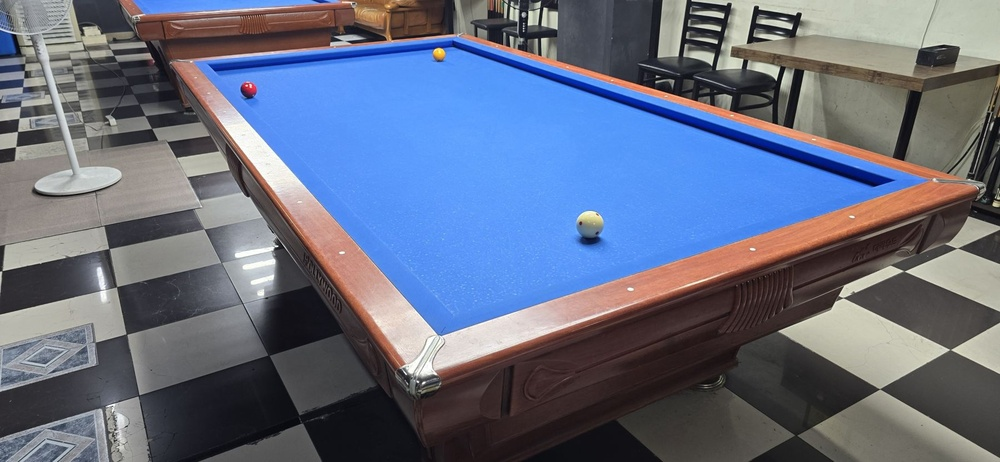
#> input picture examples/onebank/195020.jpg, 1000 x 462 px, shrunk from 1800 x 832 before the run
$ python -i table_detect.py   (imports and definitions only)
#> lines starting #> are read from the running program, lines starting #| are printed output that depends on the picture; after the words box and inside, x2 and y2 are one past the last pixel; in counts of white or black regions, pixels touching at a corner belong together
#> further down, picture is the input picture: shape (462, 1000, 3); mean B, G, R 130.3, 109.5, 101
### core/table.py
"""당구대 규격 · 좌표계 · 다이아몬드 번호↔좌표.

좌표계
    단위 : mm
    원점 : 쿠션 노즈(공이 닿는 면)의 좌하단 코너
    x    : 장축(가로), 0 ~ width
    y    : 단축(세로), 0 ~ height

두 개의 사각형 (⚠️ 매우 중요)
    쿠션 노즈 사각형 : 공이 실제로 튕기는 면.  width × height
    프레임 사각형    : 레일 위 흰 점(프레임 포인트)을 잇는 선.
                       노즈에서 바깥으로 frame_offset 만큼 떨어져 있다.

    파이브앤하프 계산·조준선은 전부 **프레임 포인트** 기준이다.
    공은 프레임 포인트를 보고 움직인다. 쿠션 노즈는 반사면일 뿐이다.

다이아몬드 인덱스
    장쿠션(bottom / top) : 0 = 왼쪽 코너 … 8 = 오른쪽 코너   (x 증가 방향)
    단쿠션(left / right) : 0 = 아래 코너 … 4 = 위 코너       (y 증가 방향)
    인덱스는 float 을 허용한다 (2.5 = 반다이아 위치).

규격 값은 data/table_medium.json 에서 읽는다. 코드에 하드코딩하지 않는다.
"""

from __future__ import annotations

import json
from dataclasses import dataclass
from pathlib import Path

DATA_DIR = Path(__file__).resolve().parent.parent / "data"
DEFAULT_TABLE_FILE = DATA_DIR / "table_medium.json"

BOTTOM = "bottom"
RIGHT = "right"
TOP = "top"
LEFT = "left"

RAILS = (BOTTOM, RIGHT, TOP, LEFT)
LONG_RAILS = (BOTTOM, TOP)
SHORT_RAILS = (LEFT, RIGHT)

# 각 레일의 바깥 방향 (쿠션 노즈 -> 프레임 포인트)
OUTWARD = {BOTTOM: (0.0, -1.0), TOP: (0.0, 1.0), LEFT: (-1.0, 0.0), RIGHT: (1.0, 0.0)}


@dataclass(frozen=True)
class Table:
    """쿠션 안쪽 규격과 다이아몬드 배치."""

    name: str
    width: float             # 장축 (mm) — 쿠션 노즈 기준
    height: float            # 단축 (mm) — 쿠션 노즈 기준
    long_divisions: int      # 장쿠션 등분 수
    short_divisions: int     # 단쿠션 등분 수
    ball_diameter: float     # mm
    frame_offset: float      # 쿠션 노즈 -> 프레임 포인트 수직거리 (mm)
    outer_width: float       # 당구대 전체 가로 (레일 바깥 끝, mm)
    outer_height: float      # 당구대 전체 세로 (mm)
    cushion_width: float     # 쿠션 노즈 -> 나무 레일 시작 (mm)

    # ---------------------------------------------------------------- 로딩

    @classmethod
    def load(cls, path: Path | str | None = None) -> "Table":
        path = Path(path) if path else DEFAULT_TABLE_FILE
        with open(path, encoding="utf-8") as f:
            raw = json.load(f)

        field = raw["playfield"]
        diamonds = raw["diamonds"]
        return cls(
            name=raw["name"],
            width=float(field["width"]),
            height=float(field["height"]),
            long_divisions=int(diamonds["long_rail_divisions"]),
            short_divisions=int(diamonds["short_rail_divisions"]),
            ball_diameter=float(raw["ball_diameter"]),
            frame_offset=float(raw["frame_offset"]),
            outer_width=float(raw["outer"]["width"]),
            outer_height=float(raw["outer"]["height"]),
            cushion_width=float(raw["cushion_width"]),
        )

    # ---------------------------------------------------------------- 사각형

    # [66 lines left out: functions rail_x, rail_y, rail_thickness, frame_size, divisions, cushion_position and 2 more, not called in this run]

    # ---------------------------------------------------------------- 영역

    def contains(self, x: float, y: float) -> bool:
        """플레이 영역(쿠션 안쪽) 안의 좌표인가."""
        return 0.0 <= x <= self.width and 0.0 <= y <= self.height

    # [6 lines left out: function clamp_ball_center, not called in this run]

### vision/table_detect.py
"""사진 → 당구대 4코너 → 원근보정(호모그래피) → 상단뷰.

로드맵 0.5단계. 지금은 정지 화면(캡처/동영상 스틸)만 다룬다.

절차
    1. 천 색으로 당구대 영역을 딴다
    2. 볼록껍질로 사람·큐대 가림을 메운다
    3. 그 경계에서 직선을 뽑아 장쿠션 2개 / 단쿠션 2개로 나눈다
    4. 양 끝 직선끼리 교차시켜 4코너를 구한다   ← 코너 근사보다 가림에 강하다
    5. 호모그래피로 2:1 직사각형으로 편다
    6. 편 그림에서 밝기 단차를 찾아 쿠션 날 안쪽 영역을 잘라낸다

튜닝값은 data/vision.json 에 있다. 코드에 숫자를 박지 않는다.
"""

from __future__ import annotations

import json
from dataclasses import dataclass
from pathlib import Path

import cv2
import numpy as np

DATA_DIR = Path(__file__).resolve().parent.parent / "data"
DEFAULT_CONFIG = DATA_DIR / "vision.json"


def load_config(path: Path | str | None = None) -> dict:
    with open(Path(path) if path else DEFAULT_CONFIG, encoding="utf-8") as f:
#> (reads data/vision.json from the repository)
        return json.load(f)


class TableNotFound(RuntimeError):
    """사진에서 당구대를 찾지 못했다."""


@dataclass
class TopView:
    """원근보정 결과."""

    image: np.ndarray                  # 쿠션 날 안쪽만 잘라낸 상단뷰
    full: np.ndarray                   # 천 바깥까지 포함한 상단뷰 (디버그용)
    quad: np.ndarray                   # 원본 사진에서의 4코너 (좌하,우하,우상,좌상)
    homography: np.ndarray             # 원본 → full 변환
    inset: tuple[int, int, int, int]   # full 안에서 잘라낸 위치 (좌,상,우,하)

    # [23 lines left out: functions size, aspect, to_mm, not called in this run]


# --------------------------------------------------------------------- 내부


def _cloth_mask(img: np.ndarray, cfg: dict) -> np.ndarray:
    hsv = cv2.cvtColor(img, cv2.COLOR_BGR2HSV)
#> hsv: shape (462, 1000, 3); mean H, S, V 70.7, 73.6, 141.4
    lo = tuple(cfg["cloth_hsv"]["lower"])
    hi = tuple(cfg["cloth_hsv"]["upper"])
    mask = cv2.inRange(hsv, lo, hi)
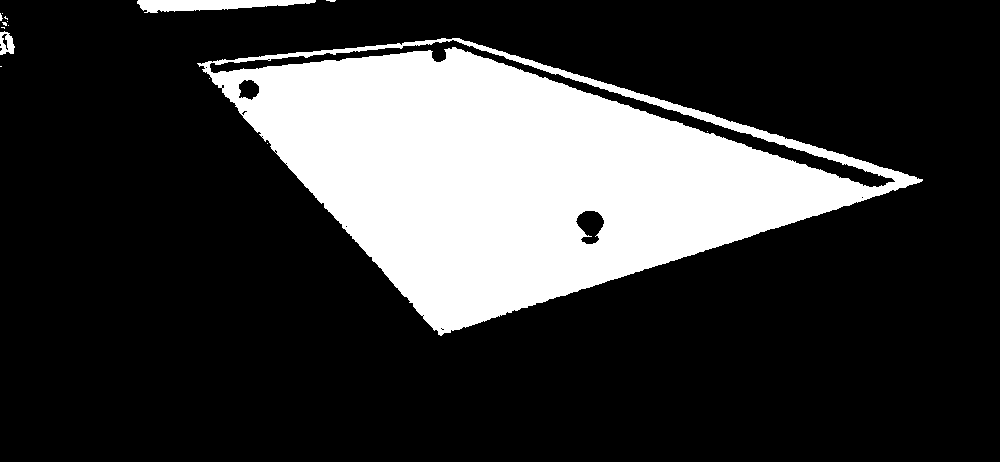
#> mask: shape (462, 1000); 22.6% white; 15 white regions (12 under 20 px), largest, box (x1, y1, x2, y2) and area: (197, 38, 923, 336) 102748, (137, 0, 316, 13) 1502, (0, 31, 15, 55) 234
    c = cfg["corner"]
    # ⚠️ OPEN 을 먼저 한다. CLOSE 를 먼저 하면 선수 옷(남색)이나 뒤쪽 당구대와
    #    가느다랗게 이어져 버리고, 그 뒤 OPEN 으로는 못 끊는다.
    mask = cv2.morphologyEx(mask, cv2.MORPH_OPEN,
                            np.ones((c["open_kernel"],) * 2, np.uint8))
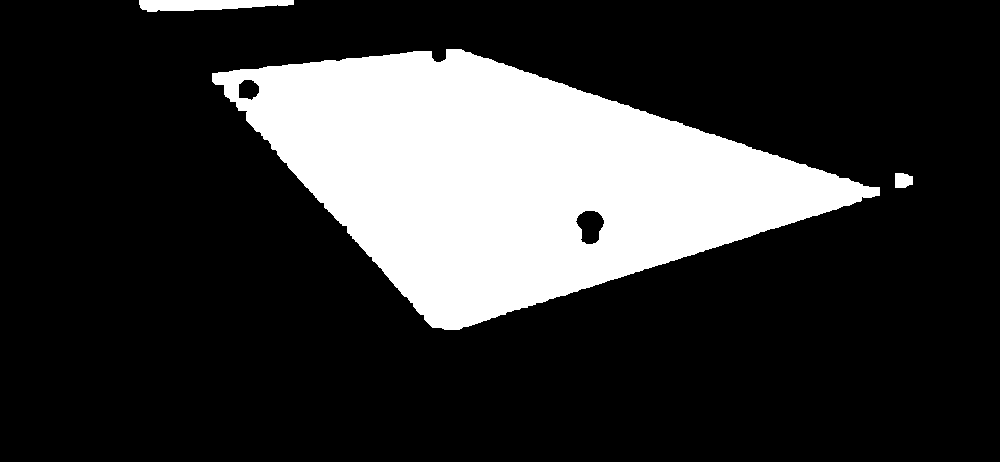
#> mask: shape (462, 1000); 21.5% white; 3 white regions, box (x1, y1, x2, y2) and area: (212, 49, 880, 330) 97625, (139, 0, 294, 12) 1391, (895, 173, 913, 188) 235
    mask = cv2.morphologyEx(mask, cv2.MORPH_CLOSE,
                            np.ones((c["close_kernel"],) * 2, np.uint8))
#> mask: shape (462, 1000); 21.5% white; 3 white regions
    return mask


# [26 lines left out: functions _line_of, _extreme_lines, _intersect, not called in this run]


def _rect_aspect(q, shape) -> float | None:
    """사진 속 사각형이 원래 직사각형이었다면 그 가로세로비가 얼마인가.

    ⚠️ 화면상 변 길이로 장쿠션을 고르면 안 된다. 비스듬히 가까이서 찍으면 먼 쪽
       장쿠션이 짜부라져 단쿠션보다 짧아 보인다 (2026-08-07 사진: 비율 1.00~1.10).
       그러면 당구대를 90도 눕혀서 펴게 되고 공이 타원이 된다.

    직사각형의 사진이라는 사실만으로 초점거리와 진짜 비를 풀 수 있다
    (Zhang & He, 2003). 주점은 화면 중앙, 픽셀은 정사각형이라고 본다.

    q  순환 순서 4점.  q0↔(0,0) q1↔(w,0) q2↔(w,h) q3↔(0,h)
    → q0→q1 변이 가로일 때의 가로/세로. 못 구하면 None.
    """
    u0, v0 = shape[1] / 2.0, shape[0] / 2.0
    m1 = np.array([q[0][0], q[0][1], 1.0])
    m2 = np.array([q[1][0], q[1][1], 1.0])
    m3 = np.array([q[3][0], q[3][1], 1.0])
    m4 = np.array([q[2][0], q[2][1], 1.0])

    d2 = np.dot(np.cross(m2, m4), m3)
    d3 = np.dot(np.cross(m3, m4), m2)
    if abs(d2) < 1e-9 or abs(d3) < 1e-9:
        return None
    k2 = np.dot(np.cross(m1, m4), m3) / d2
    k3 = np.dot(np.cross(m1, m4), m2) / d3
    n2 = k2 * m2 - m1
    n3 = k3 * m3 - m1

    den = n2[2] * n3[2]
    if abs(den) < 1e-12:
        return None
    f2 = -((n2[0] - n2[2] * u0) * (n3[0] - n3[2] * u0)
           + (n2[1] - n2[2] * v0) * (n3[1] - n3[2] * v0)) / den
    if not np.isfinite(f2) or f2 <= 1.0:
        return None

    inv = np.array([[1 / f2, 0, -u0 / f2],
                    [0, 1 / f2, -v0 / f2],
                    [-u0 / f2, -v0 / f2, (u0 * u0 + v0 * v0) / f2 + 1.0]])
    a = float(n2 @ inv @ n2)
    b = float(n3 @ inv @ n3)
    if a <= 0 or b <= 0:
        return None
    return float(np.sqrt(a / b))


def _order(pts: np.ndarray, shape=None) -> np.ndarray:
    """(좌하, 우하, 우상, 좌상) 순으로 정렬.

    ⚠️ 화면 사분면으로 나누면 안 된다. 당구대가 화면에서 많이 돌아가 있으면
       두 코너가 같은 사분면에 들어간다 (당구장 영상에서 드러난 문제).
       무게중심 기준 각도로 순환 정렬한 뒤, **긴 변**과 **카메라에 가까운 쪽**으로 정한다.
    """
    c = pts.mean(axis=0)
    order = np.argsort(np.arctan2(pts[:, 1] - c[1], pts[:, 0] - c[0]))
    p = pts[order]                                   # 네 점이 순환 순서로 정렬됨

    # 어느 변쌍이 장쿠션인가 — 원근을 되돌린 진짜 비로 정한다.
    long_pair = None
    if shape is not None:
        ratio = _rect_aspect(p, shape)
        if ratio is not None and (ratio > 1.35 or ratio < 0.74):
            long_pair = 0 if ratio > 1.0 else 1
    if long_pair is None:                            # 못 구하면 화면상 길이로 (예전 방식)
        side = [float(np.linalg.norm(p[(i + 1) % 4] - p[i])) for i in range(4)]
        long_pair = 0 if side[0] + side[2] >= side[1] + side[3] else 1
    cand = [long_pair, long_pair + 2]
    # 긴 변 둘 중 화면 아래쪽(카메라에 가까운) 것을 '하단 장쿠션'으로 본다
    base = cand[int(np.argmax([(p[i][1] + p[(i + 1) % 4][1]) / 2 for i in cand]))]

    # ⚠️ 나머지 두 코너를 '거리 가까운 순'으로 정하면 안 된다. 원근이 심하면
    #    먼 쪽이 짜부라져 좌상이 우하에 더 가까워지고, 사각형이 나비넥타이처럼
    #    꼬인다 (2026-08-07 사진 9장 중 6장이 이 때문에 버려졌다).
    #    이미 무게중심 기준 순환 순서(p)가 있으니 그 순서를 그대로 따라간다 —
    #    순환 순서를 따르면 스스로 교차하는 사각형이 나올 수 없다.
    if p[base][0] > p[(base + 1) % 4][0]:            # 아래 변의 왼쪽 끝이 좌하다
        idx = [(base + 1) % 4, base, (base + 3) % 4, (base + 2) % 4]
    else:
        idx = [base, (base + 1) % 4, (base + 2) % 4, (base + 3) % 4]
    return np.array([p[i] for i in idx], np.float32)        # 좌하, 우하, 우상, 좌상


# [81 lines left out: functions seam_to_nose, cushion_from_aspect, camera_position, not called in this run]


# 공 중심이 노즈 평면보다 얼마나 아래인가 (mm, 음수).
#   노즈(천 이음새) = 바닥에서 40mm (사용자 제공: 쿠션 높이)
#   공 중심        = 바닥에서 지름의 절반
PLANE_DROP = 30.75 - 40.0


# [13 lines left out: function drop_to_ball_plane, not called in this run]


def _roundness(img: np.ndarray, quad: np.ndarray, cfg: dict) -> float:
    """이 코너 순서로 펴면 공이 얼마나 동그랗게 나오나. 작을수록 좋다.

    ⚠️ 어느 변이 장쿠션인지 화면상 길이나 원근 복원으로 정하면 자주 틀린다.
       (2026-08-07 사진: 길이로는 0.34~2.93, 복원으로는 2.5·1.6 처럼 벗어남)
       추측하지 말고 **두 방향으로 다 펴보고 공 모양을 본다** — 장단이 뒤바뀌면
       공이 2:1 타원이 되므로 답이 바로 드러난다.
    """
    w = int(cfg["warp"]["width_px"])
    h = w // 2
    dst = np.array([[0, h], [w, h], [w, 0], [0, 0]], np.float32)
    m = cv2.getPerspectiveTransform(quad.astype(np.float32), dst)
    top = cv2.warpPerspective(img, m, (w, h))

    hsv = cv2.cvtColor(top, cv2.COLOR_BGR2HSV)
    cloth = cv2.inRange(hsv, tuple(cfg["cloth_hsv"]["lower"]),
                        tuple(cfg["cloth_hsv"]["upper"]))
    # 천 안쪽에서 천이 아닌 것 = 공. 쿠션·바깥은 천 영역을 채워서 한계 짓는다.
    inside = np.zeros_like(cloth)
    cnts, _ = cv2.findContours(cloth, cv2.RETR_EXTERNAL, cv2.CHAIN_APPROX_SIMPLE)
    if not cnts:
        return 9.9
    cv2.drawContours(inside, [max(cnts, key=cv2.contourArea)], -1, 255, -1)
    blobs = cv2.bitwise_and(cv2.bitwise_not(cloth), inside)
    blobs = cv2.morphologyEx(blobs, cv2.MORPH_OPEN, np.ones((3, 3), np.uint8))

    n, _lab, st, _c = cv2.connectedComponentsWithStats(blobs, 8)
    ball = w / 2448.0 * 61.5                          # 상단뷰에서 공 지름 (px)
    scores = []
    for i in range(1, n):
        bw, bh = int(st[i, cv2.CC_STAT_WIDTH]), int(st[i, cv2.CC_STAT_HEIGHT])
        area = int(st[i, cv2.CC_STAT_AREA])
        if not (ball * 0.4 <= bw <= ball * 3.5 and ball * 0.4 <= bh <= ball * 3.5):
            continue
        if area < ball * ball * 0.2:
            continue
        scores.append(abs(np.log(bw / max(bh, 1))))
    if not scores:
        return 9.9
    return float(np.median(sorted(scores)[:3]))       # 큰 것 몇 개만 (잡티 제외)


def find_corners(img: np.ndarray, cfg: dict) -> np.ndarray:
    """사진 → 당구대 4코너 (좌하, 우하, 우상, 좌상).

    당구장에는 당구대가 여러 대 있고, 대상 당구대가 화면 밖으로 잘리기도 한다.
    그래서 천 덩어리를 큰 것부터 몇 개 시도하고, **잘리지 않은** 것을 고른다.
    """
    mask = _cloth_mask(img, cfg)
    cnts, _ = cv2.findContours(mask, cv2.RETR_EXTERNAL, cv2.CHAIN_APPROX_SIMPLE)
#> cnts = 3 contours; box (x1, y1, x2, y2) and area: (212, 49, 880, 330) 97866, (139, 0, 294, 12) 1234, (895, 173, 913, 188) 206
    if not cnts:
        raise TableNotFound("천 색 영역을 못 찾았다 (data/vision.json 의 cloth_hsv 확인)")

    quads, reasons = _corner_candidates(img, mask, cnts, cfg)
    if quads:
        return quads[0]
    raise TableNotFound("쓸 만한 당구대를 못 찾았다 — " + " / ".join(reasons or ["후보 없음"]))


# [14 lines left out: function find_corners_all, not called in this run]


def _corner_candidates(img, mask, cnts, cfg) -> tuple[list[np.ndarray], list[str]]:
    quads, reasons = [], []
    for cnt in sorted(cnts, key=cv2.contourArea, reverse=True)[:3]:
        if cv2.contourArea(cnt) < mask.size * 0.02:
            break                                   # 너무 작으면 당구대가 아니다
        try:
            quad = _corners_of(cnt, mask, img.shape, cfg)
        except TableNotFound as e:
            reasons.append(str(e))
            continue
        quads.append(_pick_orientation(img, quad, cfg))
#> this loop made 2 passes
#> peri in _corners_of on pass 1: 1504.5
#> pass 1, in _roundness, `top = cv2.warpPerspective(img, m, (w, h))`:
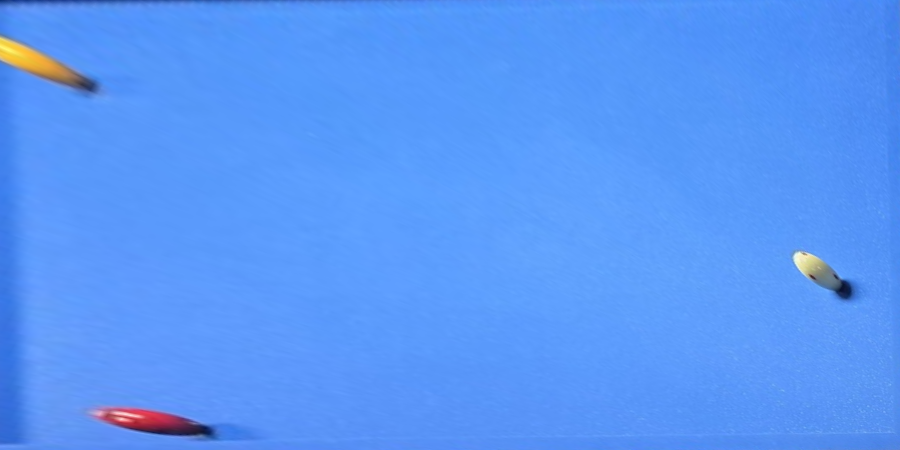
#> top: shape (450, 900, 3); mean B, G, R 247.8, 151.4, 89.2
#> pass 1, in _roundness, `cloth = cv2.inRange(hsv, tuple(cfg["cloth_hsv"]["lower"]), tuple(cfg["..`:
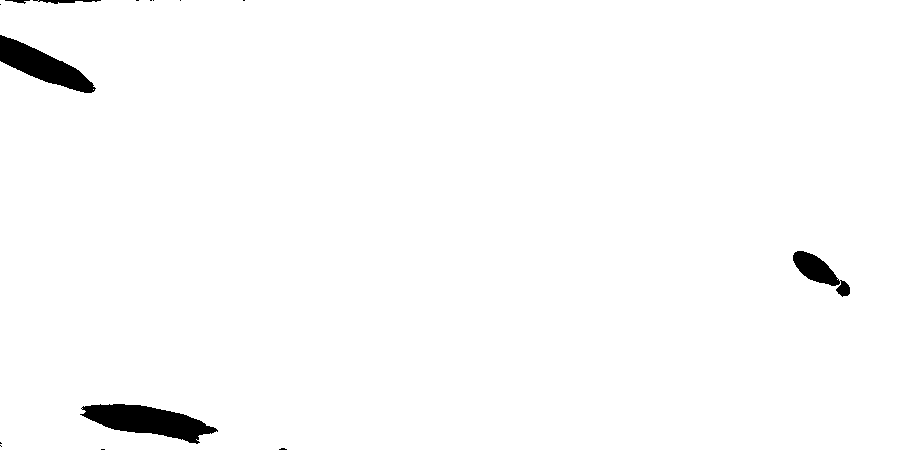
#> cloth: shape (450, 900); 98.4% white; 15 black regions (10 under 20 px), largest, box (x1, y1, x2, y2) and area: (80, 404, 218, 444) 2924, (0, 35, 96, 93) 2325, (793, 251, 850, 297) 1058, (33, 0, 101, 4) 141, (5, 0, 30, 4) 46
#> pass 1, in _roundness, `blobs = cv2.bitwise_and(cv2.bitwise_not(cloth), inside)`:
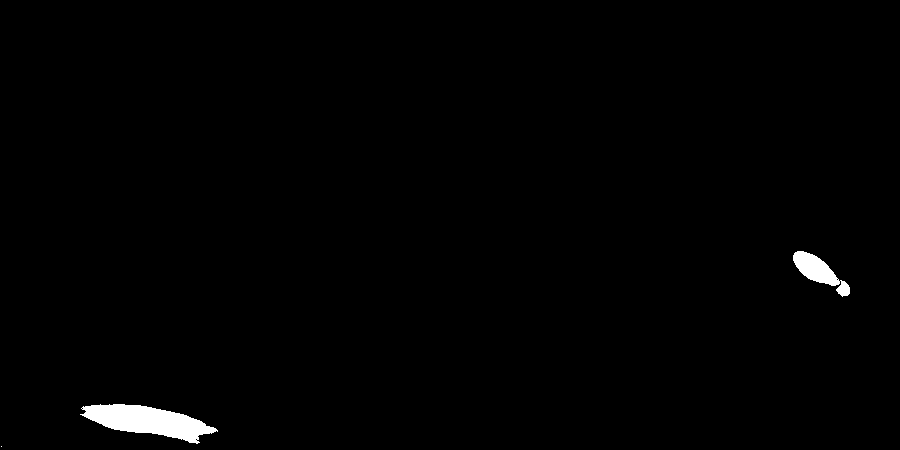
#> blobs: shape (450, 900); 0.98% white; 3 white regions (1 under 20 px), largest, box (x1, y1, x2, y2) and area: (80, 404, 218, 444) 2924, (793, 251, 850, 297) 1058
#> after the loop, quads = [[[212, 73], [432, 327], [879, 195], [461, 49]]]; reasons = []
    return quads, reasons


def _pick_orientation(img: np.ndarray, quad: np.ndarray, cfg: dict) -> np.ndarray:
    """장쿠션/단쿠션이 뒤바뀌지 않았는지 공 모양으로 확인하고, 뒤바뀌었으면 돌린다."""
    alt = np.array([quad[1], quad[2], quad[3], quad[0]], np.float32)   # 한 칸 돌리기
    s0, s1 = _roundness(img, quad, cfg), _roundness(img, alt, cfg)
    if s1 < s0 - 0.12:                                # 뚜렷하게 더 동그랄 때만 바꾼다
        return alt
    return quad


def _corners_of(cnt, mask: np.ndarray, shape, cfg: dict) -> np.ndarray:
    """천 덩어리 하나 → 4코너. 잘렸거나 모양이 이상하면 TableNotFound.

    먼저 **다각형 근사**로 시도한다. 천 경계가 깨끗하면 이쪽이 훨씬 정확하다.
    사람·큐대가 경계를 물어뜯어 4각형이 안 나오면 직선 맞추기로 넘어간다.
    """
    hull = cv2.convexHull(cnt)

    peri = cv2.arcLength(hull, True)
    for eps in np.arange(0.005, 0.08, 0.002):
        ap = cv2.approxPolyDP(hull, eps * peri, True)
        if len(ap) == 4:
            try:
                return _validate(_order(ap.reshape(-1, 2).astype(np.float32), shape), shape)
            except TableNotFound:
                break                                # 근사는 됐지만 모양이 이상 -> 직선 방식으로
    return _corners_by_lines(hull, mask, shape, cfg)


def _validate(quad: np.ndarray, shape) -> np.ndarray:
    """잘렸거나 당구대 모양이 아니면 거른다."""
    h, w = shape[:2]
    m = 4
    if not all(-m <= p[0] <= w + m and -m <= p[1] <= h + m for p in quad):
        raise TableNotFound("당구대가 화면 밖으로 잘렸다 (코너가 프레임을 벗어남)")
    long_ = (np.linalg.norm(quad[1] - quad[0]) + np.linalg.norm(quad[2] - quad[3])) / 2
    short = (np.linalg.norm(quad[3] - quad[0]) + np.linalg.norm(quad[2] - quad[1])) / 2
    if short < 1:
        raise TableNotFound("사각형이 찌그러졌다")

    # ⚠️ 화면 위 변 길이로 재면 안 된다. 비스듬히 가까이서 찍으면 먼 쪽 장쿠션이
    #    짜부라져 0.34~2.93 까지 흔들린다 (2026-08-07 사진 28장 실측).
    #    원근을 되돌린 진짜 비로 잰다 — 같은 사진들에서 1.6~2.06 으로 나온다.
    real = _rect_aspect(quad, shape)
    if real is not None:
        r = max(real, 1 / real)
        if not 1.4 <= r <= 2.8:
            raise TableNotFound(f"모양이 당구대 같지 않다 (복원한 비 {r:.2f}, 2:1 이어야 함)")
    elif not 1.2 <= long_ / short <= 6.0:            # 복원 실패 시에만 예전 방식
        raise TableNotFound(f"모양이 당구대 같지 않다 (변 비율 {long_ / short:.2f})")
    return quad


# [62 lines left out: functions _corners_by_lines, _nose_offset, warp, not called in this run]

def detect(img: np.ndarray, cfg: dict | None = None) -> TopView:
    """사진 한 장 → 상단뷰.

    ⚠️ find_corners 가 주는 것은 **천 경계 = 나무 안쪽 선**이지 노즈가 아니다.
       쿠션 폭만큼 줄여야 공 좌표가 맞는다 (사용자 제안, 2026-08-09).
    """
    from core.table import Table                       # 순환 import 를 피해 여기서
    cfg = cfg or load_config()
    return warp(img, seam_to_nose(find_corners(img, cfg), Table.load()), cfg)
#> in find_corners, `quads, reasons = _corner_candidates(img, mask, cnts, cfg)`: quads = [[[212, 73], [432, 327], [879, 195], [461, 49]]]; reasons = []


# [5 lines left out: function detect_file, not called in this run]

>>> import cv2
>>> picture = cv2.imread('../examples/onebank/195020.jpg')
#> (the run stopped early here; a loop or call above may not have finished)
